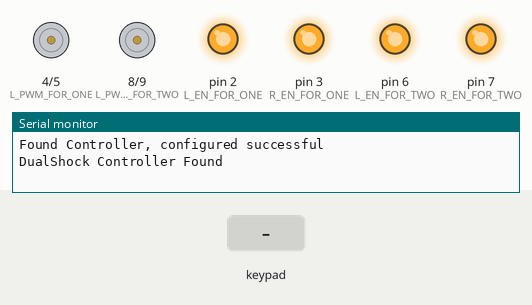
Recording of a sketch running on a simulated Arduino Uno, built with avr-gcc and run on an emulated ATmega328P. Shown: motor-driver pin pairs drawn as motors (green arrow = first pin HIGH = forward, orange = second pin HIGH = backward, longer = more drive), output pins drawn as LEDs (lit = HIGH), the last lines printed to the serial monitor. The inputs (shaded band) are chosen by the test bench.

Above: at 1.2 s.
1.3 s: key 'U' pressed
At 1.51 s:
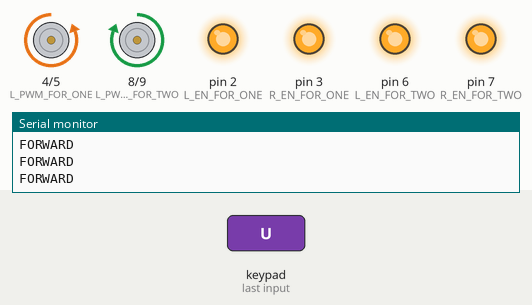
3.2 s: key 'D' pressed
At 3.42 s:
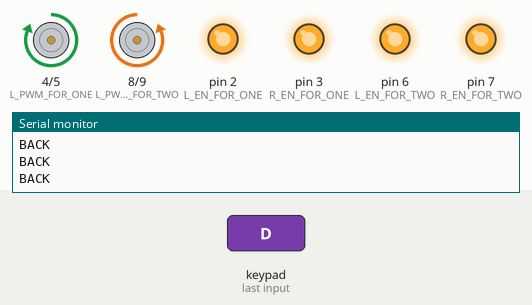
5.1 s: key 'L' pressed
At 5.34 s:
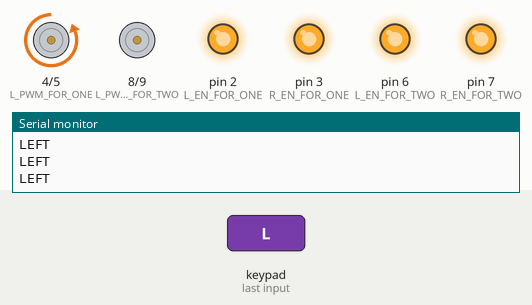
7.0 s: key 'R' pressed
At 7.2 s:
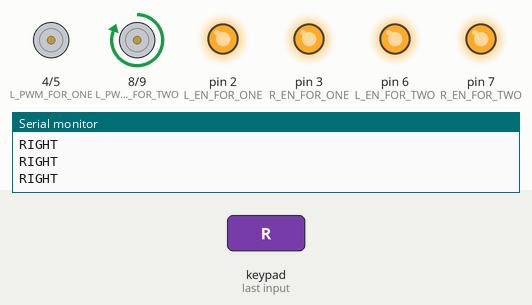
Timing chart, 0 to 9.9 s (numbered marks = the images above; inputs shaded):
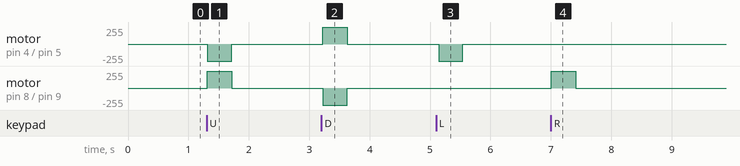

Measured:
- after the input at 1.3 s, motor on pin 4 (L_PWM_FOR_ONE) / pin 5 (R_PWM_FOR_ONE): stopped → backward 255/255 at once, → stopped 0.40 s later; motor on pin 8 (L_PWM_FOR_TWO) / pin 9 (R_PWM_FOR_TWO): stopped → forward 255/255 at once, → stopped 0.40 s later
- after the input at 3.2 s, motor on pin 4 (L_PWM_FOR_ONE) / pin 5 (R_PWM_FOR_ONE): stopped → forward 255/255 at once, → stopped 0.40 s later; motor on pin 8 (L_PWM_FOR_TWO) / pin 9 (R_PWM_FOR_TWO): stopped → backward 255/255 at once, → stopped 0.40 s later
- after the input at 5.1 s, motor on pin 4 (L_PWM_FOR_ONE) / pin 5 (R_PWM_FOR_ONE): stopped → backward 255/255 at once, → stopped 0.40 s later
- after the input at 7.0 s, motor on pin 8 (L_PWM_FOR_TWO) / pin 9 (R_PWM_FOR_TWO): stopped → forward 255/255 at once, → stopped 0.40 s later

The sketch:

ROBOT_PS2_CONTROL_DRAFT_1.ino
```cpp
#include <PS2X_lib.h>//include library code
//************************************************************


/*
  Select modes of PS2 controller:
  - pressures = analog reading of push-butttons
  - rumble    = motor rumbling
  uncomment 1 of the lines for each mode selection
*/


PS2X ps2x; //create PS2 Controller object
int error = 0;
byte type = 0;
byte vibrate = 0;
int fspeed;//forward speed


int L_EN_FOR_ONE=2;
int R_EN_FOR_ONE=3;
int L_PWM_FOR_ONE=4;
int R_PWM_FOR_ONE=5;
int L_EN_FOR_TWO=6;
int R_EN_FOR_TWO=7;
int L_PWM_FOR_TWO=8;
int R_PWM_FOR_TWO=9;

void setup() {

  //sets all DC motors pins as OUTPUTs
 pinMode(L_EN_FOR_ONE,OUTPUT);
pinMode(R_EN_FOR_ONE,OUTPUT);
pinMode(L_PWM_FOR_ONE,OUTPUT);
pinMode(R_PWM_FOR_ONE,OUTPUT);
pinMode(L_EN_FOR_TWO,OUTPUT);
pinMode(R_EN_FOR_TWO,OUTPUT);
pinMode(L_PWM_FOR_TWO,OUTPUT);
pinMode(R_PWM_FOR_TWO,OUTPUT);

digitalWrite(L_EN_FOR_ONE,HIGH);
digitalWrite(R_EN_FOR_ONE,HIGH);
digitalWrite(L_EN_FOR_TWO,HIGH);
digitalWrite(R_EN_FOR_TWO,HIGH);


Serial.begin(57600);

 error = ps2x.config_gamepad(13,11,10,12, true, true);   //setup pins and settings:  GamePad(clock, command, attention, data, Pressures?, Rumble?) check for error

 // Check for error
 if(error == 0){
  Serial.println("Found Controller, configured successful");

}
 else if(error == 1)
  Serial.println("No controller found, check wiring or reset the Arduino");

 else if(error == 2)
  Serial.println("Controller found but not accepting commands");

 else if(error == 3)
  Serial.println("Controller refusing to enter Pressures mode, may not support it.");

 // Check for the type of controller
 type = ps2x.readType();
 switch(type) {
  case 0:
    Serial.println("Unknown Controller type");
    break;
  case 1:
    Serial.println("DualShock Controller Found");
    break;
  case 2:
    Serial.println("GuitarHero Controller Found");
    break;
  }
}


void loop() {
  ps2x.read_gamepad();
  if (ps2x.Analog(PSS_LY) == 128) analogWrite(L_PWM_FOR_ONE, 0);

  if (ps2x.Analog(PSS_LY) == 128) analogWrite(R_PWM_FOR_ONE, 0);

  if (ps2x.Analog(PSS_LY) == 128) analogWrite(L_PWM_FOR_TWO, 0);

  if (ps2x.Analog(PSS_LY) == 128) analogWrite(R_PWM_FOR_TWO, 0);


//if(ps2x.ButtonPressed(PSB_L1)) digitalWrite(23, HIGH);//Turn on forward lights
//if(ps2x.ButtonPressed(PSB_L2)) digitalWrite(22, LOW);//Turn off forward lights


  if (ps2x.Analog(PSS_LY) >128) { //MOVE BACK
    fspeed = map(ps2x.Analog(PSS_LY), 129, 255, 0, 255);
    analogWrite(R_PWM_FOR_ONE,0);
    analogWrite(L_PWM_FOR_ONE,fspeed);
    analogWrite(R_PWM_FOR_TWO,fspeed);
    analogWrite(L_PWM_FOR_TWO,0);
    Serial.println(fspeed);
    Serial.println("BACKWARD");
  }


  if (ps2x.Analog(PSS_LY) < 128) { //MOVE FWD
    fspeed = map(ps2x.Analog(PSS_LY), 0, 127, 255, 0);
    analogWrite(R_PWM_FOR_ONE,fspeed);
 analogWrite(L_PWM_FOR_ONE,0);
 analogWrite(R_PWM_FOR_TWO,0);
 analogWrite(L_PWM_FOR_TWO,fspeed);
    Serial.println(fspeed);
    Serial.println("FORWARD");
  }


  if (ps2x.Analog(PSS_LX) < 128) { //TURN LEFT
    fspeed = map(ps2x.Analog(PSS_LX), 0, 127, 255, 0);

analogWrite(R_PWM_FOR_ONE,fspeed);
  analogWrite(L_PWM_FOR_ONE,0);
  analogWrite(R_PWM_FOR_TWO,0);
  analogWrite(L_PWM_FOR_TWO,0);
   Serial.println("LEFT");
    Serial.println(fspeed);
  }


  if (ps2x.Analog(PSS_LX) > 128) { //TURN RIGHT
    fspeed = map(ps2x.Analog(PSS_LX), 129, 255, 0, 255);

    analogWrite(R_PWM_FOR_ONE,0);
  analogWrite(L_PWM_FOR_ONE,0);
  analogWrite(R_PWM_FOR_TWO,0);
  analogWrite(L_PWM_FOR_TWO,fspeed);
     Serial.println("RIGHT");
      Serial.println(fspeed);
  }


  if (ps2x.Analog(PSS_RX) > 128) { //TURN HARD RIGHT
    fspeed = map(ps2x.Analog(PSS_RX), 129, 255, 0, 255);

      analogWrite(R_PWM_FOR_ONE,0);
  analogWrite(L_PWM_FOR_ONE,fspeed);
  analogWrite(R_PWM_FOR_TWO,0);
  analogWrite(L_PWM_FOR_TWO,fspeed);

     Serial.println("HARD RIGHT");
      Serial.println(fspeed);
  }


  if (ps2x.Analog(PSS_RX) < 128) { //TURN HARD LEFT
    fspeed = map(ps2x.Analog(PSS_RX), 0, 127, 255, 0);

    analogWrite(R_PWM_FOR_ONE,fspeed);
  analogWrite(L_PWM_FOR_ONE,0);
  analogWrite(R_PWM_FOR_TWO,fspeed);
  analogWrite(L_PWM_FOR_TWO,0);
   Serial.println("HARD LEFT");
    Serial.println(fspeed);
  }


 if(ps2x.Button(PSB_PAD_UP)) {

    analogWrite(R_PWM_FOR_ONE,255);
          analogWrite(L_PWM_FOR_ONE,0);
          analogWrite(R_PWM_FOR_TWO,0);
          analogWrite(L_PWM_FOR_TWO,255);

    Serial.println("FORWARD");
      }
      // TURN RIGHT
      if(ps2x.Button(PSB_PAD_RIGHT)){

        analogWrite(R_PWM_FOR_ONE,0);
    analogWrite(L_PWM_FOR_ONE,0);
    analogWrite(R_PWM_FOR_TWO,0);
    analogWrite(L_PWM_FOR_TWO,255);
      Serial.println("RIGHT");

      }
      // TURN LEFT
      if(ps2x.Button(PSB_PAD_LEFT)){

      analogWrite(R_PWM_FOR_ONE,255);
       analogWrite(L_PWM_FOR_ONE,0);
       analogWrite(R_PWM_FOR_TWO,0);
       analogWrite(L_PWM_FOR_TWO,0);
      Serial.println("LEFT");

      }
      // MOVE BACK
      if(ps2x.Button(PSB_PAD_DOWN)){

         analogWrite(R_PWM_FOR_ONE,0);
          analogWrite(L_PWM_FOR_ONE,255);
          analogWrite(R_PWM_FOR_TWO,255);
          analogWrite(L_PWM_FOR_TWO,0);
          Serial.println("BACK");

      }


  delay(50);
}
```
